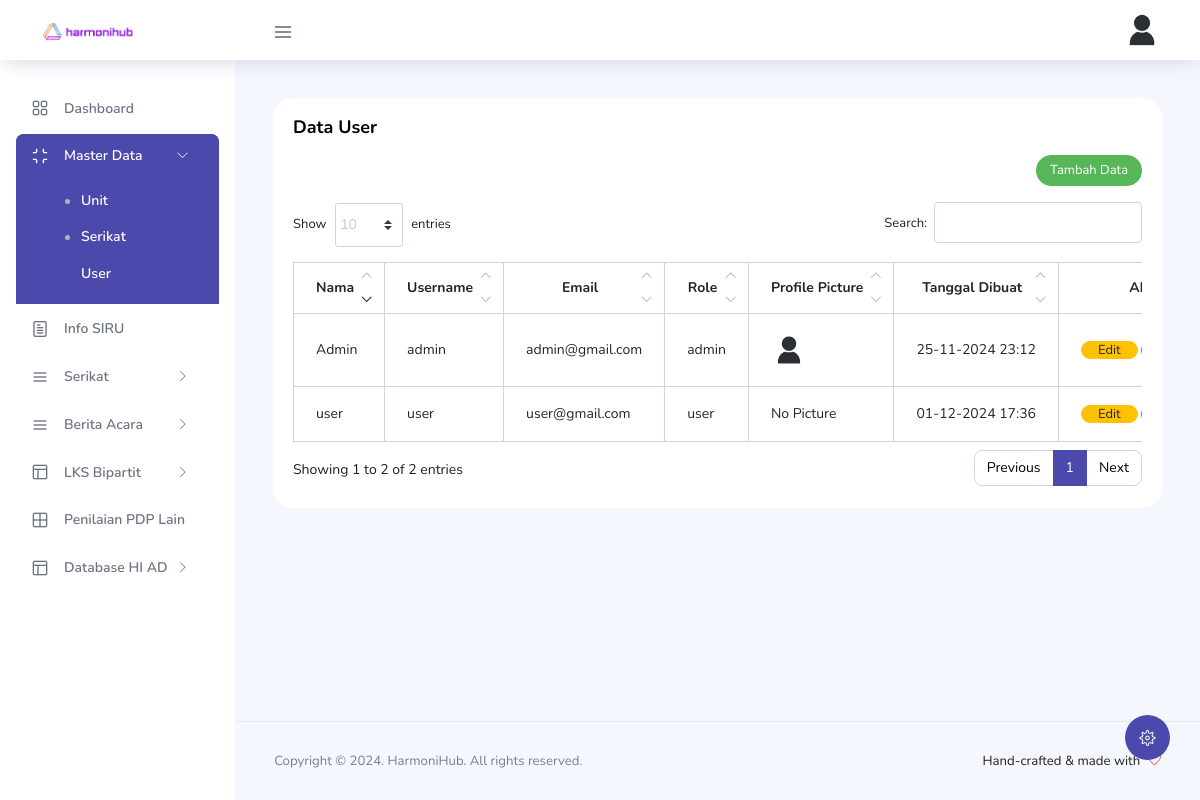
/index.php?page=user-list (signed in), run on the app's committed database.
### tables this page shows
CREATE TABLE IF NOT EXISTS `users` (
  `id` int NOT NULL AUTO_INCREMENT,
  `role_id` int DEFAULT NULL,
  `tim` varchar(255) DEFAULT NULL,
  `name` varchar(255) DEFAULT NULL,
  `username` varchar(255) DEFAULT NULL,
  `password` varchar(255) DEFAULT NULL,
  `email` varchar(255) DEFAULT NULL,
  `profile_picture` varchar(255) DEFAULT NULL,
  `created_at` datetime DEFAULT CURRENT_TIMESTAMP,
  `updated_at` datetime DEFAULT CURRENT_TIMESTAMP,
  PRIMARY KEY (`id`),
  KEY `roleId` (`role_id`),
  CONSTRAINT `users_ibfk_1` FOREIGN KEY (`role_id`) REFERENCES `roles` (`id`)
);

CREATE TABLE IF NOT EXISTS `roles` (
  `id` int NOT NULL AUTO_INCREMENT,
  `role_name` varchar(20) DEFAULT NULL,
  `createdAt` datetime DEFAULT NULL,
  `updatedAt` datetime DEFAULT NULL,
  PRIMARY KEY (`id`)
);

### app/Controllers/UserController.php (called while the page is built, shortened)
<?php
class UserController
{
    private $db;
    public function __construct()
    {
        $this->db = Database::getInstance();
    }
    public function index()
    {
        $stmt = $this->db->prepare("SELECT u.id, u.name, u.username,u.tim, u.email, u.profile_picture, u.created_at, u.updated_at, r.role_name as role_name
                                    FROM users u
                                    JOIN roles r ON u.role_id = r.id
                                    ORDER BY u.created_at DESC;");
        $stmt->execute();
        $users = $stmt->fetchAll();
        include 'view/user/user-list.php';
    }
}

### app/Libraries/Database.php (called while the page is built, shortened)
<?php
class Database
{
    private static $instance = NULL;
    public static function getInstance()
    {
        if (!isset(self::$instance)) {
            try {
                $pdo_options = [
                    PDO::ATTR_ERRMODE => PDO::ERRMODE_EXCEPTION,
                    PDO::ATTR_DEFAULT_FETCH_MODE => PDO::FETCH_ASSOC,
                    PDO::ATTR_PERSISTENT => true,
                ];
                if (isset($_SERVER['HTTPS']) && $_SERVER['HTTPS'] === 'on') {
                    $dotenv = Dotenv::createImmutable('/home/hart1449');
                    $dotenv->load();
                    $dbPassword = $_ENV['DB_PASS'];
                    self::$instance = new PDO('mysql:host=localhost;dbname=hart1449_harmoni', 'hart1449_harmoni', $dbPassword, $pdo_options);
                } else {
                    self::$instance = new PDO('mysql:host=localhost;dbname=db_harmoni', 'root', '', $pdo_options);
                }
            } catch (PDOException $e) {
                die("Database connection failed: " . $e->getMessage());
            }
        }
        return self::$instance;
    }
}

### view/user/user-list.php (the view, shortened to what this page needs)
<div class="content-wrapper">
    <div class="row">
        <div class="col-lg-12 grid-margin stretch-card">
            <div class="card">
                <div class="card-body">
                    <h4 class="card-title">Data User</h4>
                    <div style="float: right">
                        <a href="index.php?page=user-create" class="btn btn-success btn-sm">
                            Tambah Data
                        </a>
                    </div>
                    <div class="table-responsive pt-3">
                        <table class="table table-bordered data-table">
                            <thead>
                                <tr class="text-center">
                                    <th>Nama</th>
                                    <th>Username</th>
                                    <th>Email</th>
                                    <th>Role</th>
                                    <th>Profile Picture</th>
                                    <th>Tanggal Dibuat</th>
                                    <th class="text-center" width="100">Aksi</th>
                                </tr>
                            </thead>
                            <tbody>
                                <?php
                                foreach ($users as $user) {
                                ?>
                                    <tr>
                                        <td><?= htmlspecialchars($user['name']); ?></td>
                                        <td><?= htmlspecialchars($user['username']); ?></td>
                                        <td><?= htmlspecialchars($user['email']); ?></td>
                                        <td><?= htmlspecialchars($user['role_name']); ?></td>
                                        <td>
                                            <?php if ($user['profile_picture']): ?>
                                                <img src="<?= $user['profile_picture']; ?>" alt="Profile Picture" width="100">
                                            <?php else: ?>
                                                <span>No Picture</span>
                                            <?php endif; ?>
                                        </td>
                                        <td><?= date('d-m-Y H:i', strtotime($user['created_at'])); ?></td>
                                        <td>
                                            <a href="index.php?page=user-edit&id=<?= $user['id']; ?>" class="btn btn-warning btn-sm">Edit</a>
                                        </td>
                                    </tr>
                                <?php
                                }
                                ?>
                            </tbody>
                        </table>
                    </div>
                </div>
            </div>
        </div>
    </div>
</div>
<?php
include 'view/layouts/main.php';

### data on the page
users: name "user", username "user", email "user@gmail.com", role.role_name "user", shows "No Picture", created_at "01-12-2024 17:36"
users: name "Admin", username "admin", email "admin@gmail.com", role.role_name "admin", profile_picture (picture), created_at "25-11-2024 23:12"
